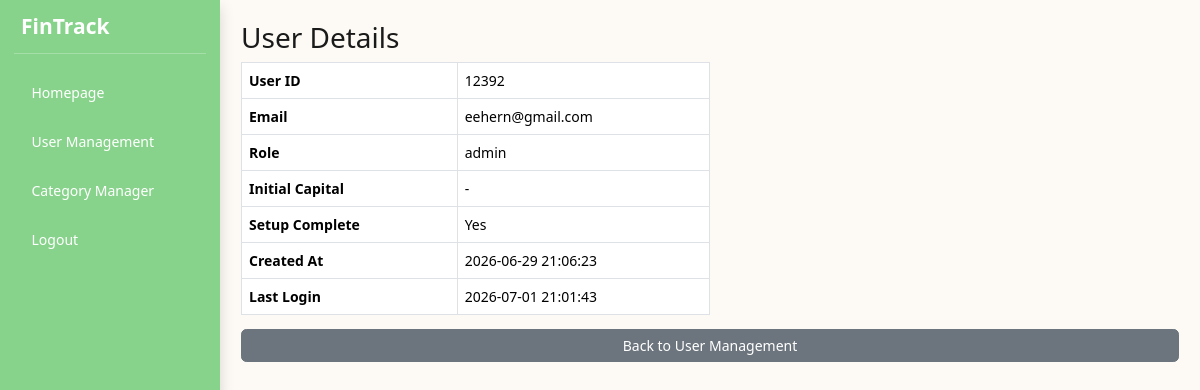
The page /view-user.php?user_id=12392 (signed in) on the database its author committed.
### tables this page shows
CREATE TABLE `user` (
  `user_id` int(11) NOT NULL,
  `email` varchar(50) NOT NULL,
  `password` varchar(255) NOT NULL,
  `role` enum('admin','user') DEFAULT 'user',
  `verification_token` varchar(255) DEFAULT NULL,
  `is_verified` tinyint(1) DEFAULT 0,
  `setup_complete` tinyint(1) DEFAULT 0,
  `created_at` datetime DEFAULT current_timestamp(),
  `last_login` datetime DEFAULT NULL,
  `initial_capital` decimal(18,2) DEFAULT NULL
);

### view-user.php (the view, shortened to what this page needs)
<?php
include('db_connect.php');
$user_id = intval($_GET['user_id']);
$result = mysqli_query($conn, "SELECT user_id, email, role, initial_capital, setup_complete, created_at, last_login FROM user WHERE user_id = $user_id LIMIT 1");
$user = mysqli_fetch_assoc($result);
?>
<!DOCTYPE html>
<html lang="en">
<head>
    <link href="https://cdn.jsdelivr.net/npm/bootstrap@5.3.3/dist/css/bootstrap.min.css" rel="stylesheet">
    <link rel="stylesheet" href="assets/css/style.css">
</head>
<body>
<div id="wrapper" class="d-flex vh-100 w-100" style="overflow: hidden;">
    <?php include 'sidebar.php'; ?>
    <div id="page-content-wrapper" class="flex-grow-1 d-flex flex-column p-4" style="overflow: hidden;">
        <h2>User Details</h2>
        <table class="table table-bordered w-50">
            <tr><th>User ID</th><td><?php echo htmlspecialchars($user['user_id']); ?></td></tr>
            <tr><th>Email</th><td><?php echo htmlspecialchars($user['email']); ?></td></tr>
            <tr><th>Role</th><td><?php echo htmlspecialchars($user['role']); ?></td></tr>
            <tr><th>Initial Capital</th><td><?php echo $user['initial_capital'] === null ? '-' : htmlspecialchars($user['initial_capital']); ?></td></tr>
            <tr><th>Setup Complete</th><td><?php echo $user['setup_complete'] ? 'Yes' : 'No'; ?></td></tr>
            <tr><th>Created At</th><td><?php echo htmlspecialchars($user['created_at']); ?></td></tr>
            <tr><th>Last Login</th><td><?php echo $user['last_login'] ? htmlspecialchars($user['last_login']) : 'Never'; ?></td></tr>
        </table>
        <a href="user-management.php" class="btn btn-secondary">Back to User Management</a>
    </div>
</div>
</body>
</html>

### assets/css/style.css (style rules this page uses)
:root { --background-cream: #FDFAF5; --text-main: #1A1A1A; --border: #E0D7C6; --safe: #88D38C; --warning: #FFA81C; --danger: #CC1808; }
body { background-color: var(--background-cream) !important; color: var(--text-main); height: 100vh; overflow: hidden; }
#page-content-wrapper { padding: 1.5rem !important; width: calc(100% - 250px); height: 100vh; overflow: hidden; }
body, html { font-size: 14px; height: 100%; overflow: hidden; }

### rows shown on the page
user: user_id "12392", email "eehern@gmail.com", role "admin", created_at "2026-06-29 21:06:23", last_login "2026-07-01 21:01:43"
